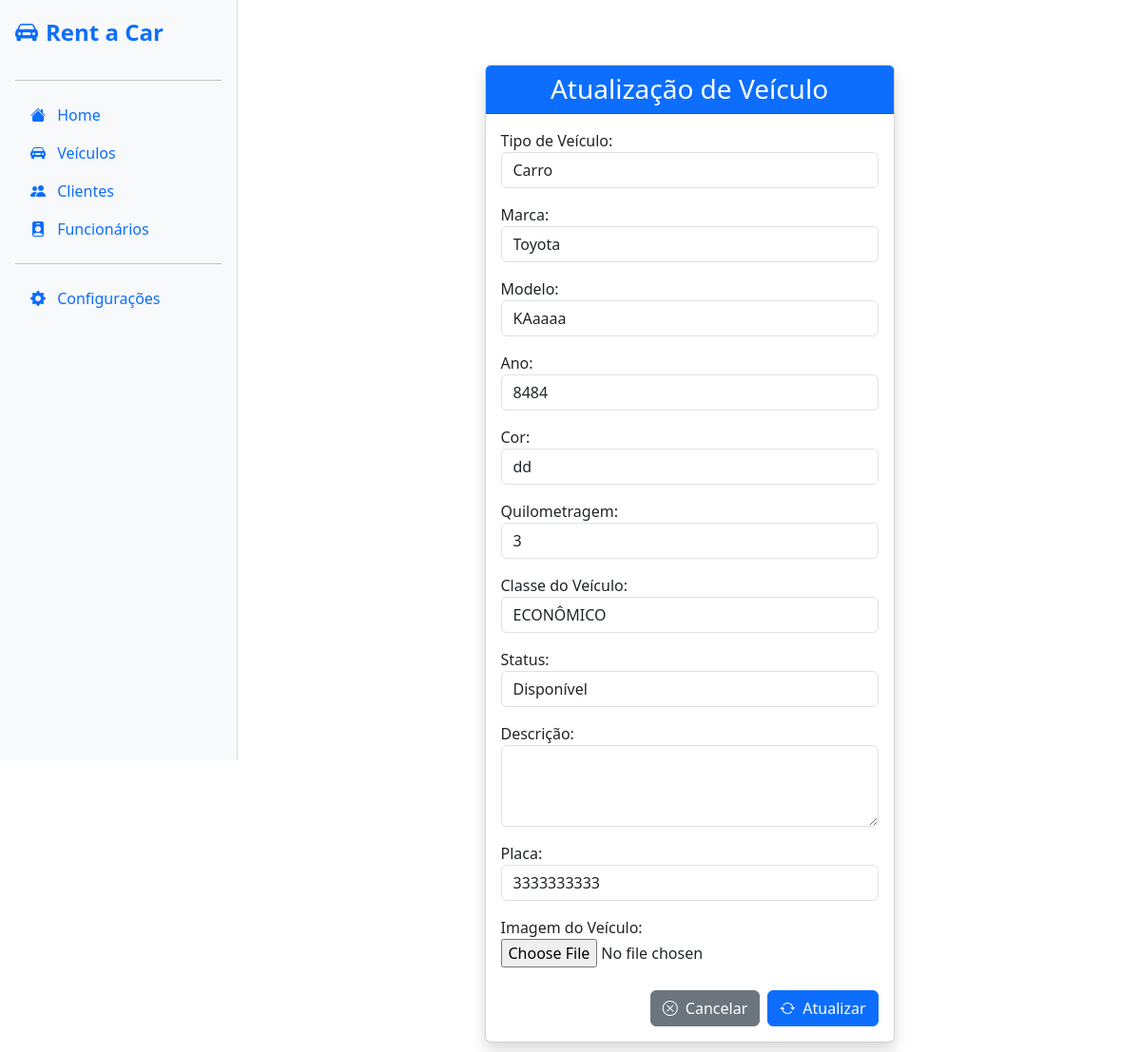
Screenshot of /atualizar/8/ with the database file from the repository.
### vehicles/models.py (models this page shows, shortened)
class Vehicle(models.Model):
    vehicle_type = models.CharField(max_length=10, choices=VEHICLE_TYPE_CHOICES)
    brand = models.CharField(max_length=20, choices=VEHICLE_BRAND_CHOICES)
    model = models.CharField(max_length=50)
    year = models.IntegerField()
    color = models.CharField(max_length=20)
    km = models.IntegerField()
    status = models.CharField(max_length=10, choices=STATUS_CHOICES, default='available')
    description = models.TextField(blank=True, null=True)
    created_at = models.DateTimeField(auto_now_add=True)
    plate = models.CharField(max_length=10, unique=True, default='')
    vehicle_class = models.ForeignKey(VehicleClass, on_delete=models.PROTECT)
    image = models.ImageField(upload_to='vehicles/images/', blank=True, null=True)

### vehicles/views.py (the view)
# urls.py: path('atualizar/<int:vehicle_id>/', views.update_vehicle, name='update_vehicle'),
def update_vehicle(request, vehicle_id):
    vehicle = Vehicle.objects.get(id=vehicle_id)
    if request.method == 'POST':
        form = VehicleForm(request.POST, instance=vehicle, files=request.FILES)
        if form.is_valid():
            form.save()
            return redirect('list_vehicles')
    else:
        form = VehicleForm(instance=vehicle)
    dados = {
        'form': form,
        'vehicle': vehicle,
    }
    return render(request, 'vehicles/update_vehicle.html', dados)

### vehicles/models.py (called while the page is built)
    def __str__(self):
        return self.name

### vehicles/templates/vehicles/update_vehicle.html
{% extends "base/base.html" %} {% block content %}
<div class="container mt-5">
  <div class="row justify-content-center">
    <div class="col-md-8 col-lg-6">
      <div class="card shadow">
        <div class="card-header bg-primary text-white text-center">
          <h3 class="mb-0">Atualização de Veículo</h3>
        </div>
        <div class="card-body">
          <form method="post" enctype="multipart/form-data">
            {% csrf_token %} {{ form.as_p }}
            <div class="d-flex justify-content-end gap-2 mt-4">
              <a
                href="{% url 'list_vehicles' %}"
                class="btn btn-secondary d-flex align-items-center"
              >
                <i class="bi bi-x-circle me-2"></i> Cancelar
              </a>
              <button
                type="submit"
                class="btn btn-primary d-flex align-items-center"
              >
                <i class="bi bi-arrow-repeat me-2"></i> Atualizar
              </button>
            </div>
          </form>
        </div>
      </div>
    </div>
  </div>
</div>
{% endblock %}

### rows the page displays
Vehicle: vehicle_type "Carro", brand "Toyota", model "KAaaaa", year "8484", color "dd", km "3", vehicle_class "ECONÔMICO", status "Disponível", plate "3333333333"
